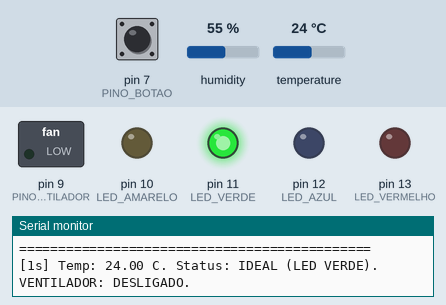
Simulated run of this sketch. Board: Arduino Uno, built with avr-gcc and run on an emulated ATmega328P. On the bench: switched loads named in the sketch (green lamp = pin HIGH), output pins drawn as LEDs (lit = HIGH), the last lines printed to the serial monitor. The test bench sets the inputs (shaded band); at power-on: temperature 24 °C, pin 7 (PINO_BOTAO) HIGH, humidity 55 %.

Above: at 1.3 s.
1.4 s: temperature set to 22 °C
5.2 s: temperature set to 19 °C
At 7.5 s:
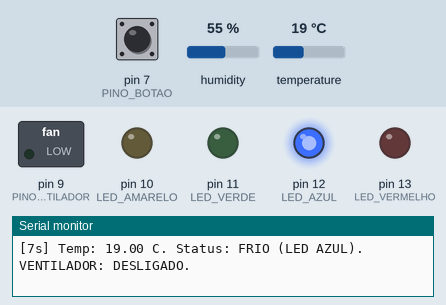
8.5 s: pin 7 (PINO_BOTAO) pulled LOW for 0.15 s
At 9.9 s:
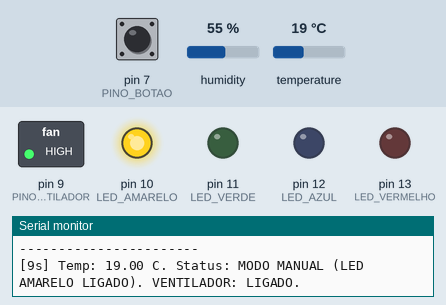
10.5 s: pin 7 (PINO_BOTAO) pulled LOW for 1 s
At 12.2 s:
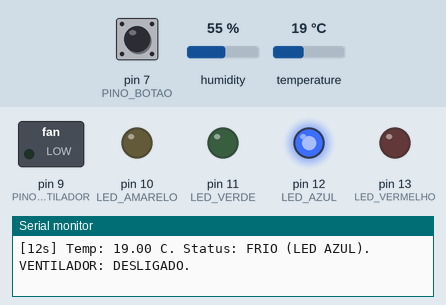
13.0 s: temperature set to 28 °C
At 13.5 s:
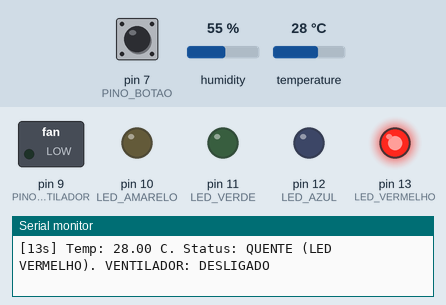
14.5 s: temperature set to 24 °C
At 16.8 s:
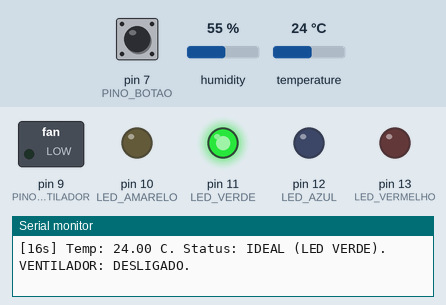
Timing chart, 0 to 18.3 s (numbered marks = the images above; inputs shaded):
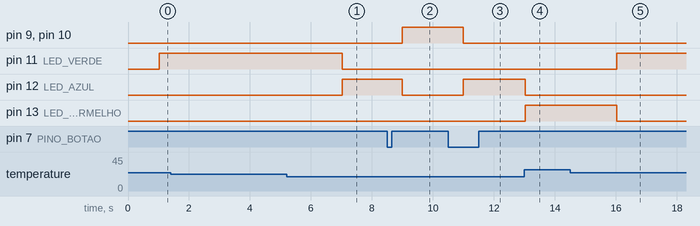

Measured:
- the behaviour switches between 21 and 20 °C on temperature (found by bisection; images 0 and 1)
- the behaviour switches between 26 and 25 °C on temperature (found by bisection; images 4 and 5)
- after the input at 5.2 s, pin 11 (LED_VERDE): HIGH → LOW after 1.8 s; pin 12 (LED_AZUL): LOW → HIGH after 1.8 s
- after the input at 8.5 s, pin 9 (PINO_VENTILADOR), pin 10 (LED_AMARELO): LOW → HIGH after 0.50 s; pin 12 (LED_AZUL): HIGH → LOW after 0.50 s
- after the input at 10.5 s, pin 9 (PINO_VENTILADOR), pin 10 (LED_AMARELO): HIGH → LOW after 0.50 s; pin 12 (LED_AZUL): LOW → HIGH after 0.50 s
- after the input at 13.0 s, pin 12 (LED_AZUL): HIGH → LOW at once; pin 13 (LED_VERMELHO): LOW → HIGH at once
- after the input at 14.5 s, pin 11 (LED_VERDE): LOW → HIGH after 1.5 s; pin 13 (LED_VERMELHO): HIGH → LOW after 1.5 s

The sketch:

sketch_oct28a.ino
```cpp
#include <DHT.h>
#include <DHT_U.h>

// =======================================================
// SOLUÇÃO IOT DE MONITORAMENTO TÉRMICO
// Versão 3.0 - Controle Manual do Ventilador por Botão
// =======================================================

// -----------------------------------------------------
// 1. DEFINIÇÕES DE PINOS E CONSTANTES
// -----------------------------------------------------

// Pinos dos LEDs (Saídas Digitais)
const int LED_VERMELHO = 13;
const int LED_AZUL = 12;
const int LED_VERDE = 11;
const int LED_AMARELO = 10;

// Pinos dos Atuadores (NOVAS SAÍDAS DIGITAIS)
const int PINO_VENTILADOR = 9; // Aciona o Ventilador (Cooling)
// Não adicionamos o aquecedor, pois a lógica se concentra apenas no resfriamento manual.

// Pino do Botão (NOVA ENTRADA DIGITAL)
const int PINO_BOTAO = 7; // Sugestão: Pino 7

// O sensor LM35 não será mais usado, apenas o DHT (no pino 6).
// const int PINO_LM35 = A0;

// Limites de Temperatura (em graus Celsius)
const float TEMP_MIN_IDEAL = 21.0;
const float TEMP_MAX_IDEAL = 25.0;

// ------------------------------------------------------------------
// VARIÁVEIS DE ESTADO
// ------------------------------------------------------------------

// NOVO: Variável para armazenar o estado do modo manual
bool modoVentiladorManualAtivo = false;
int estadoAnteriorBotao = LOW; // Para detecção de borda (pressionamento)

// Variáveis para estabilizar a leitura e output serial (Não-Bloqueante)
const unsigned long INTERVALO_LEITURA = 1000; // Leitura/Serial a cada 1 segundo
unsigned long previousMillisLeitura = 0;
DHT dht(6,DHT11); // Sensor DHT no Pino 6

// As variáveis de 'Fim de Aula' foram removidas.

// -----------------------------------------------------
// 2. SETUP
// -----------------------------------------------------

void setup() {
  // Configura os pinos dos LEDs e Atuadores como SAÍDAS
  pinMode(LED_VERMELHO, OUTPUT);
  pinMode(LED_AZUL, OUTPUT);
  pinMode(LED_VERDE, OUTPUT);
  pinMode(LED_AMARELO, OUTPUT);
  pinMode(PINO_VENTILADOR, OUTPUT); // Novo atuador

  // Configura o pino do botão como ENTRADA
  // Usamos INPUT_PULLUP para simplificar a fiação (botão para GND)
  pinMode(PINO_BOTAO, INPUT_PULLUP);

  // Inicializa o estado dos LEDs e Atuadores
  digitalWrite(LED_VERMELHO, LOW);
  digitalWrite(LED_AZUL, LOW);
  digitalWrite(LED_VERDE, LOW);
  digitalWrite(LED_AMARELO, LOW);
  digitalWrite(PINO_VENTILADOR, LOW); // Garante que o ventilador esteja desligado

  // Inicia a comunicação serial
  Serial.begin(9600);
  Serial.println("=============================================");
  Serial.println("Monitoramento Termico - Iniciado (V3.0 - Controle Manual)");
  Serial.print("Zona Ideal: "); Serial.print(TEMP_MIN_IDEAL);
  Serial.print("C a "); Serial.print(TEMP_MAX_IDEAL); Serial.println("C");
  Serial.println("=============================================");
  dht.begin();
}


// -----------------------------------------------------
// 3. FUNÇÃO PARA LER A TEMPERATURA
// -----------------------------------------------------

float lerTemperatura() {
  float temperaturaC = dht.readTemperature();
  if (isnan(temperaturaC)) {
    Serial.println("Falha na leitura do sensor DHT!");
    return -999.0; // Valor de erro
  }
  return temperaturaC;
}


// -----------------------------------------------------
// 4. FUNÇÃO DE CONTROLE DO BOTÃO (NOVA)
// -----------------------------------------------------

void gerenciarBotao() {
  // Leitura do pino do botão (PULLUP: LOW = Pressionado, HIGH = Solto)
  int estadoAtualBotao = digitalRead(PINO_BOTAO);

  // Detecção de Borda de Descida (Botão Pressionado)
  if (estadoAtualBotao != estadoAnteriorBotao) {
    if (estadoAtualBotao == LOW) { // O botão foi acionado (pressionado)

      // Alterna o estado do modo manual
      modoVentiladorManualAtivo = !modoVentiladorManualAtivo;

      // Feedback Serial
      Serial.println("\n--- BOTAO ACIONADO ---");
      if (modoVentiladorManualAtivo) {
        Serial.println("MODO VENTILADOR MANUAL ATIVADO. (LED AMARELO)");
      } else {
        Serial.println("MODO VENTILADOR MANUAL DESATIVADO.");
      }
      Serial.println("-----------------------\n");
    }
  }

  // Salva o estado atual para a próxima iteração
  estadoAnteriorBotao = estadoAtualBotao;
}


// -----------------------------------------------------
// 5. FUNÇÃO PRINCIPAL (LOOP)
// -----------------------------------------------------

void loop() {
  unsigned long currentMillis = millis();

  // A) GERENCIAMENTO DO BOTÃO (Sempre rodando)
  gerenciarBotao();

  // B) LEITURA DO SENSOR E CONTROLE DOS ATUADORES/LEDS (A cada INTERVALO_LEITURA)
  if (currentMillis - previousMillisLeitura >= INTERVALO_LEITURA) {
    previousMillisLeitura = currentMillis;

    float tempAtual = lerTemperatura();

    // Garantir que todos os LEDs de status estejam desligados antes de acender o correto
    digitalWrite(LED_VERMELHO, LOW);
    digitalWrite(LED_AZUL, LOW);
    digitalWrite(LED_VERDE, LOW);
    digitalWrite(LED_AMARELO, LOW); // Desliga o Amarelo (será ligado se o modo manual estiver ativo)

    // --- LÓGICA DE CONTROLE ---

    if (tempAtual == -999.0) {
      // Erro de Leitura: Desliga tudo e não faz nada
      digitalWrite(PINO_VENTILADOR, LOW);
    }

    // 1. MODO MANUAL ATIVO
    else if (modoVentiladorManualAtivo) {
      // Força o LED Amarelo e o Ventilador a LIGAR
      digitalWrite(LED_AMARELO, HIGH);
      digitalWrite(PINO_VENTILADOR, HIGH);
    }

    // 2. MODO AUTOMÁTICO (Manual Desativado)
    else {
      // Desliga o ventilador, para que a lógica de status o ligue se necessário
      digitalWrite(PINO_VENTILADOR, LOW);

      if (tempAtual < TEMP_MIN_IDEAL) {
        digitalWrite(LED_AZUL, HIGH);      // Muito Frio
        digitalWrite(PINO_VENTILADOR, LOW);  // Ventilador desligado no frio
      }

      else if (tempAtual > TEMP_MAX_IDEAL) {
        digitalWrite(LED_VERMELHO, HIGH);    // Muito Quente

        // NOVO: Lógica de Resfriamento Automático
        // O sistema pode ligar o ventilador automaticamente quando quente
        // Se desejar que o ventilador SÓ ligue no manual, comente a linha abaixo.
        // digitalWrite(PINO_VENTILADOR, HIGH);

      } else {
        digitalWrite(LED_VERDE, HIGH);       // Ideal
        digitalWrite(PINO_VENTILADOR, LOW);  // Ventilador desligado no ideal
      }
    }


    // --- OUTPUT SERIAL ---
    Serial.print("[");
    Serial.print(currentMillis / 1000);
    Serial.print("s] Temp: ");
    Serial.print(tempAtual, 2);
    Serial.print(" C. Status: ");

    if (modoVentiladorManualAtivo) {
      Serial.println("MODO MANUAL (LED AMARELO LIGADO). VENTILADOR: LIGADO.");
    } else if (tempAtual == -999.0) {
      Serial.println("ERRO DE LEITURA");
    } else if (tempAtual < TEMP_MIN_IDEAL) {
      Serial.println("FRIO (LED AZUL). VENTILADOR: DESLIGADO.");
    } else if (tempAtual > TEMP_MAX_IDEAL) {
      Serial.print("QUENTE (LED VERMELHO). VENTILADOR: "); Serial.println(digitalRead(PINO_VENTILADOR) == HIGH ? "LIGADO (AUTO)" : "DESLIGADO");
    } else {
      Serial.println("IDEAL (LED VERDE). VENTILADOR: DESLIGADO.");
    }
  }
}
```
